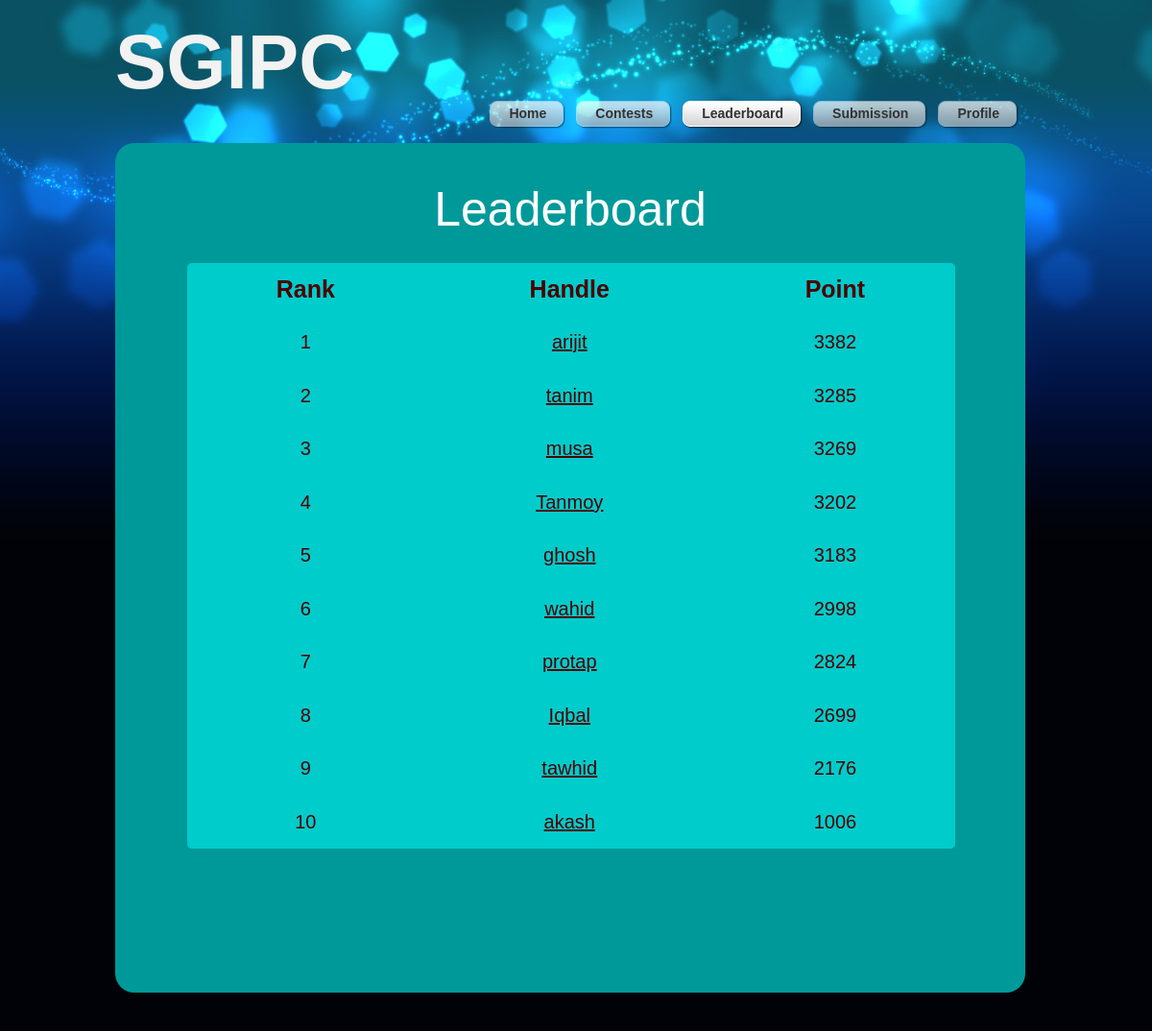
/leaderboard.php (signed in), run on the app's committed database.
### tables this page shows
CREATE TABLE IF NOT EXISTS `point_table` (
  `user_id` int(11) NOT NULL AUTO_INCREMENT,
  `user_name` varchar(255) NOT NULL,
  `point` int(11) NOT NULL,
  PRIMARY KEY (`user_id`)
);

### leaderboard.php (the view, shortened to what this page needs)
<?php
include "main_page.php";
?>
<body>
<div id="tooplate_outer_wrapper">
    <div id="tooplate_wrapper">
        <?php
            include "header_desc.php";
        ?>
        <div id="tooplate_middle">
            <h1 style="text-align: center;margin-top:15px;font-size:50px;">Leaderboard</h1>
            <div style="background-color:#00cccc; width:800px;/*height:10px;*/margin-left:35px;border-radius: 5px;margin-top:40px;">
                <?php
                        echo '<table id="tab_contest" style="width:800px;margin-right:20px;color:#4d0000;font-size:20px;border-collapse:collapse;border-spacing:0px;margin-top:30px;">
                                <tr>
                                    <th style="text-align:center;border:none;padding:18px;font-size:25px;">Rank</th>
                                    <th style="text-align:center;border:none;padding:18px;font-size:25px;">Handle</th>
                                    <th style="text-align:center;border:none;padding:18px;font-size:25px;">Point</th>
                                </tr>';
                    $sql="SELECT * FROM point_table ORDER BY point DESC";
                    $result=mysql_query($sql);
                    $cnt=1;
                    while($row=mysql_fetch_array($result))
                    {
                        echo '
                                <tr>
                                    <td style="text-align:center;border:none;padding:18px;">'.$cnt.'</td>
                                    <td style="text-align:center;border:none;padding:18px;"><a href="other_profile.php?action='.$row['user_name'].'"style="color:#4d0000;font-size:20px">'.$row['user_name'].'</a></td>
                                    <td style="text-align:center;border:none;padding:18px;">'.$row['point'].'</td>
                                </tr>';
                        $cnt++;
                    }
                    echo '</table>'
                ?>
            </div>
        </div>
        <div id="tooplate_footer">
        </div>
    </div>
</div>
</body>
</html>

### main_page.php (shortened to what this page needs)
<!DOCTYPE html PUBLIC "-//W3C//DTD XHTML 1.0 Transitional//EN" "http://www.w3.org/TR/xhtml1/DTD/xhtml1-transitional.dtd">
<html xmlns="http://www.w3.org/1999/xhtml">
<head>
<link href="tooplate_style.css" rel="stylesheet" type="text/css" />
<link rel="stylesheet" type="text/css" href="ddsmoothmenu.css" />
</head>

### header_desc.php (shortened to what this page needs)
<div id="tooplate_header">
            <div class="site">SGIPC</div>
            <div id="tooplate_menu" class="ddsmoothmenu">
                <ul>
                    <li><a href="index.php" <?php  if(basename($_SERVER['PHP_SELF'])=="index.php") echo "class='selected'"; ?> ><span></span>Home</a></li>
                    <li><a href="contest.php"  <?php  if(basename($_SERVER['PHP_SELF'])=="contest.php") echo "class='selected'"; ?> ><span></span>Contests</a></li>
                    <li><a href="leaderboard.php"  <?php  if(basename($_SERVER['PHP_SELF'])=="leaderboard.php") echo "class='selected'"; ?>  ><span></span>Leaderboard</a></li>
                    <li><a href="submission.php"  <?php  if(basename($_SERVER['PHP_SELF'])=="submission.php") echo "class='selected'"; ?>  ><span></span>Submission</a></li>
                    <li><a href="profile.php"  <?php  if(basename($_SERVER['PHP_SELF'])=="profile.php") echo "class='selected'"; ?>  ><span></span>Profile</a>
                    </li>
                </ul>
                <br style="clear: left" />
            </div>
        </div>

### tooplate_style.css (style rules this page uses)
body { margin: 0; padding: 0; color: #818da9; font-family: Tahoma, Geneva, sans-serif; font-size: 13px; line-height: 1.5em; background-color: #010207; background-position: top; background-repeat: repeat-x; background-image: url(images/tooplate_body_wrapper.jpg) }
a, a:link, a:visited { color: #22c9c9; font-weight: normal; text-decoration: underline; font-size: 12px; }
h1, h2, h3, h4, h5, h6 { color: #fff; font-weight: normal; }
h1 { font-size: 34px; margin: 50px 0 0px; padding: 5px 0 }
#tooplate_outer_wrapper { width: 100%; background: url(images/tooplate_body.jpg) center top no-repeat; }
#tooplate_wrapper { width: 960px; padding: 0 10px; margin: 0 auto; background:url(images/tooplate_body.jpg) center top no-repeat; }
#tooplate_header { width: 948px; padding: 15px 0; }
.site { float: left; font-size: 80px; font-family: "Comic Sans MS", cursive, sans-serif; font-weight: bold; color: #f2f2f2; }
#tooplate_menu { float: right; margin-top: 50px; }
#tooplate_middle { clear: both; width: 868px; padding: 40px; overflow: hidden; background-color: #009999; border-radius: 20px; }
#tooplate_footer { clear: both; width: 900px; padding: 20px 24px; color: #ccc; text-align: center; margin: 0 auto; }

### ddsmoothmenu.css (style rules this page uses)
.ddsmoothmenu { float: right; margin-top: 10px }
.ddsmoothmenu ul { z-index:100; margin: 0; padding: 0; list-style-type: none; }
.ddsmoothmenu ul li { position: relative; display: inline; float: left; }
.ddsmoothmenu ul li a { display: block; position: relative; height: 26px; line-height: 26px; padding: 0 20px 3px 12px; margin: 0 7px 0 12px; font-size: 14px; color: #333; text-align: center; text-decoration: none; font-weight: 700; outline: none; border: none; background: url(images/tooplate_mr.png) no-repeat center right; }
.ddsmoothmenu ul li a span { position: absolute; width: 8px; height: 29px; top: 0; left: -8px; background: url(images/tooplate_ml.png) no-repeat center left }
.ddsmoothmenu ul li a.selected, .ddsmoothmenu ul li a:hover { position: relative; background: url(images/tooplate_mhr.png) no-repeat top right; }
.ddsmoothmenu ul li a.selected span, .ddsmoothmenu ul li a:hover span { position: absolute; width: 8px; height: 29px; top: 0; left: -8px; background: url(images/tooplate_mhl.png) no-repeat; }

### data on the page
point_table: user_name "arijit", point "3382"
point_table: user_name "tanim", point "3285"
point_table: user_name "musa", point "3269"
point_table: user_name "Tanmoy", point "3202"
point_table: user_name "ghosh", point "3183"
point_table: user_name "wahid", point "2998"
point_table: user_name "protap", point "2824"
point_table: user_name "Iqbal", point "2699"
point_table: user_name "tawhid", point "2176"
point_table: user_name "akash", point "1006"
